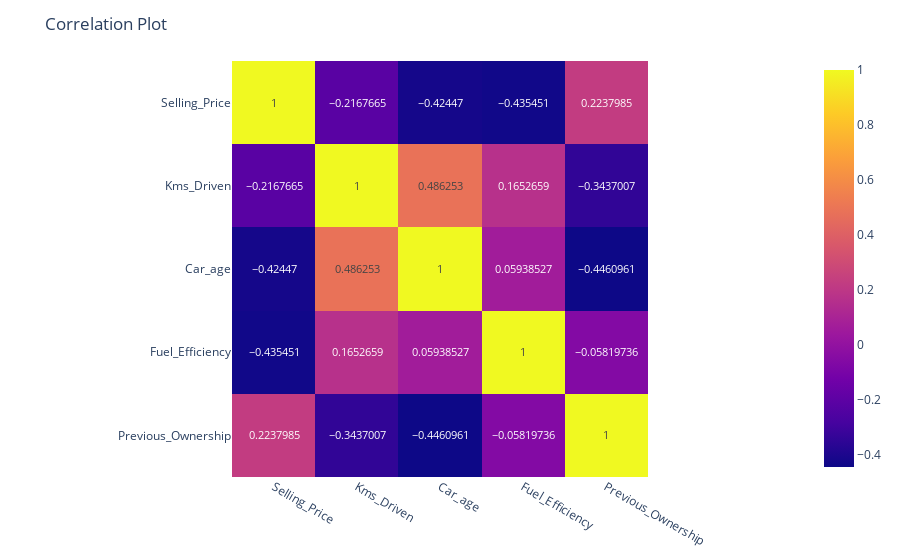

The notebook cell this image was saved under:
### Code cell
import plotly.graph_objects as go #just another way to show plot correlation between numerical variables.
corr = df.corr()
fig = px.imshow(corr, text_auto=True)
fig.update_layout(title_text="Correlation Plot")
fig.show()

### Figure 1 — Plotly figure (JSON) as saved in the notebook; plotly's stock layout.template omitted (floating-point values rounded to 4 significant figures)
{"data": [{"coloraxis": "coloraxis", "hovertemplate": "x: %{x}<br>y: %{y}<br>color: %{z}<extra></extra>", "name": "0", "texttemplate": "%{z}", "type": "heatmap", "x": ["Selling_Price", "Kms_Driven", "Car_age", "Fuel_Efficiency", "Previous_Ownership"], "xaxis": "x", "y": ["Selling_Price", "Kms_Driven", "Car_age", "Fuel_Efficiency", "Previous_Ownership"], "yaxis": "y", "z": [[1, -0.2168, -0.4245, -0.4355, 0.2238], [-0.2168, 1, 0.4863, 0.1653, -0.3437], [-0.4245, 0.4863, 1, 0.05939, -0.4461], [-0.4355, 0.1653, 0.05939, 1, -0.0582], [0.2238, -0.3437, -0.4461, -0.0582, 1]]}], "layout": {"coloraxis": {"colorscale": [[0, "#0d0887"], [0.1111, "#46039f"], [0.2222, "#7201a8"], [0.3333, "#9c179e"], [0.4444, "#bd3786"], [0.5556, "#d8576b"], [0.6667, "#ed7953"], [0.7778, "#fb9f3a"], [0.8889, "#fdca26"], [1, "#f0f921"]]}, "margin": {"t": 60}, "title": {"text": "Correlation Plot"}, "xaxis": {"anchor": "y", "constrain": "domain", "domain": [0, 1], "scaleanchor": "y"}, "yaxis": {"anchor": "x", "autorange": "reversed", "constrain": "domain", "domain": [0, 1]}}}
